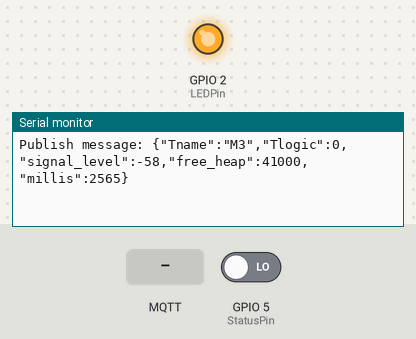
The sketch below on a simulated ESP8266 (NodeMCU). Shown: output pins drawn as LEDs (lit = HIGH), the last lines printed to the serial monitor. The test bench sets the inputs (shaded band); at power-on: GPIO 5 (StatusPin) LOW. WiFi joins after 1.5 s; servers stay silent unless stated; no MQTT or app messages arrive unless stated.

Above: at 2.7 s.
2.8 s: MQTT message "1" arrives on the first subscribed topic
At 3.3 s:
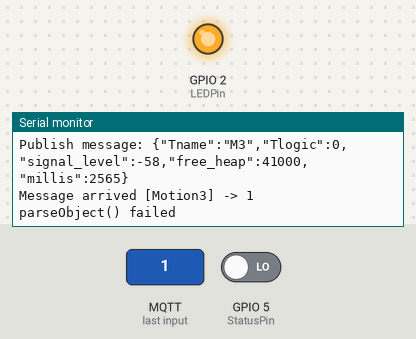
4.3 s: MQTT message "on" arrives on the first subscribed topic
At 5.4 s:
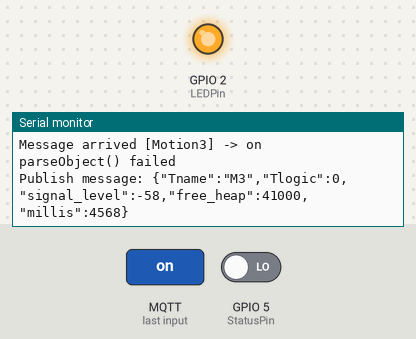
5.8 s: MQTT message "off" arrives on the first subscribed topic
At 9.1 s:
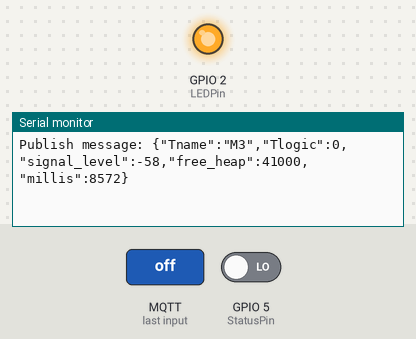
Timing chart, 0 to 10.6 s (numbered marks = the images above; inputs shaded):
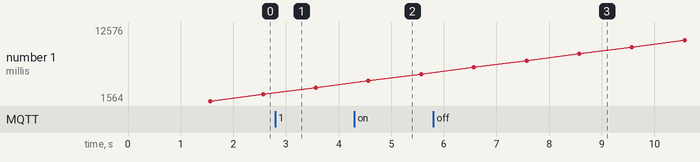

The sketch:

ESP8266_MQTT_Motion_JSON_Interval_Variation.ino
```cpp
#include <ESP8266WiFi.h>
#include <PubSubClient.h>
#include <ArduinoJson.h>

#define StatusPin       5
#define LEDPin          2

// Update these with values suitable for your network.
const char* ssid = "LASCS";
const char* password = "0842216218";
IPAddress ip_server(192, 168, 100, 1);

const char* ClientID = "ESP8266_Motion3";
const char* inTopic = "Motion3";
const char* outTopic = "Status";

unsigned long lastMsg = 0;
unsigned int intervalTime = 1000;
char C2Mmsg[100], M2Cmsg[100];

WiFiClient espClient;
PubSubClient client(espClient);

void setup_wifi() {

  delay(10);
  // We start by connecting to a WiFi network
  Serial.println();
  Serial.print("Connecting to ");
  Serial.println(ssid);

  WiFi.begin(ssid, password);

  while (WiFi.status() != WL_CONNECTED) {
    delay(500);
    Serial.print(".");
  }

  Serial.println("");
  Serial.println("WiFi connected");
  Serial.println("IP address: ");
  Serial.println(WiFi.localIP());
}

void callback(char* topic, byte* payload, unsigned int length) {
  Serial.print("Message arrived [");
  Serial.print(topic);
  Serial.print("] -> ");

  char* text;
  text = (char*) malloc(length + 1);
  memcpy(text, payload, length);
  text[length] = '\0';

  strcpy(M2Cmsg,"");
  strcpy(M2Cmsg, text);

  Serial.println(M2Cmsg);

  StaticJsonBuffer<200> RxBuffer;
  JsonObject& Rx = RxBuffer.parseObject(M2Cmsg);
  if (!Rx.success()) {
    Serial.println("parseObject() failed");
    return;
  }
  const char* Rname = Rx["Rname"];
  char mode = Rx["mode"];
  boolean Rlogic = Rx["Rlogic"];
  unsigned int Time = Rx["Time"];
  Serial.println(Rname);
  Serial.println(mode);
  Serial.println(Rlogic);
  Serial.println(Time);

  if(Time != 0)
  {
    intervalTime = Time;
    Serial.println("Time Changed");
  }

  free(text);
  //if ((char)payload[0] == '1') {
}

void reconnect() {
  // Loop until we're reconnected
  while (!client.connected()) {
    Serial.print("Attempting MQTT connection...");
    // Attempt to connect
    if (client.connect(ClientID)) {
      Serial.println("connected");
      // Once connected, publish an announcement...
      client.publish(outTopic, "Motion1 Connected");
      // ... and resubscribe
      client.subscribe(inTopic);
    } else {
      Serial.print("failed, rc=");
      Serial.print(client.state());
      Serial.println(" try again in 5 seconds");
      // Wait 5 seconds before retrying
      delay(5000);
    }
  }
}

void Generate_message()
{
  //boolean st = digitalRead(StatusPin);
  //snprintf (msg, 75, "M1#%d", st);

  //StaticJsonBuffer<200> jsonBuffer;
  DynamicJsonBuffer TxBuffer;
  JsonObject& Tx = TxBuffer.createObject();
  Tx["Tname"] = "M3";
  Tx["Tlogic"] = digitalRead(StatusPin);
  Tx["signal_level"] = WiFi.RSSI();
  Tx["free_heap"] = ESP.getFreeHeap();
  Tx["millis"] = millis();
  strcpy(C2Mmsg, "");
  Tx.printTo(C2Mmsg, sizeof(C2Mmsg));
}

void setup() {
  pinMode(LEDPin, OUTPUT);
  pinMode(StatusPin, INPUT);
  digitalWrite(LEDPin, HIGH);
  Serial.begin(115200);
  WiFi.mode(WIFI_STA);
  setup_wifi();
  client.setServer(ip_server, 1883);
  client.setCallback(callback);
}

void loop() {

  if (!client.connected())
  {
    reconnect();
  }
  client.loop();

  long now = millis();
  if (now - lastMsg > intervalTime) {
    lastMsg = now;

    Generate_message();
    Serial.print("Publish message: ");
    Serial.println(C2Mmsg);
    client.publish(outTopic, C2Mmsg);

    digitalWrite(LEDPin, LOW);
    delayMicroseconds(200);
    digitalWrite(LEDPin, HIGH);
  }
}
```

Measured:
- after the input at 2.8 s, the serial monitor: prints a new line at once (image 1)
- after the input at 4.3 s, the serial monitor: prints a new line at once (image 2)
- after the input at 5.8 s, the serial monitor: prints a new line at once (image 3)
- plotted number 1: 2565 → 3567 after the input at 2.8 s, 3567 → 5569 after the input at 4.3 s, 5569 → 12576 after the input at 5.8 s
